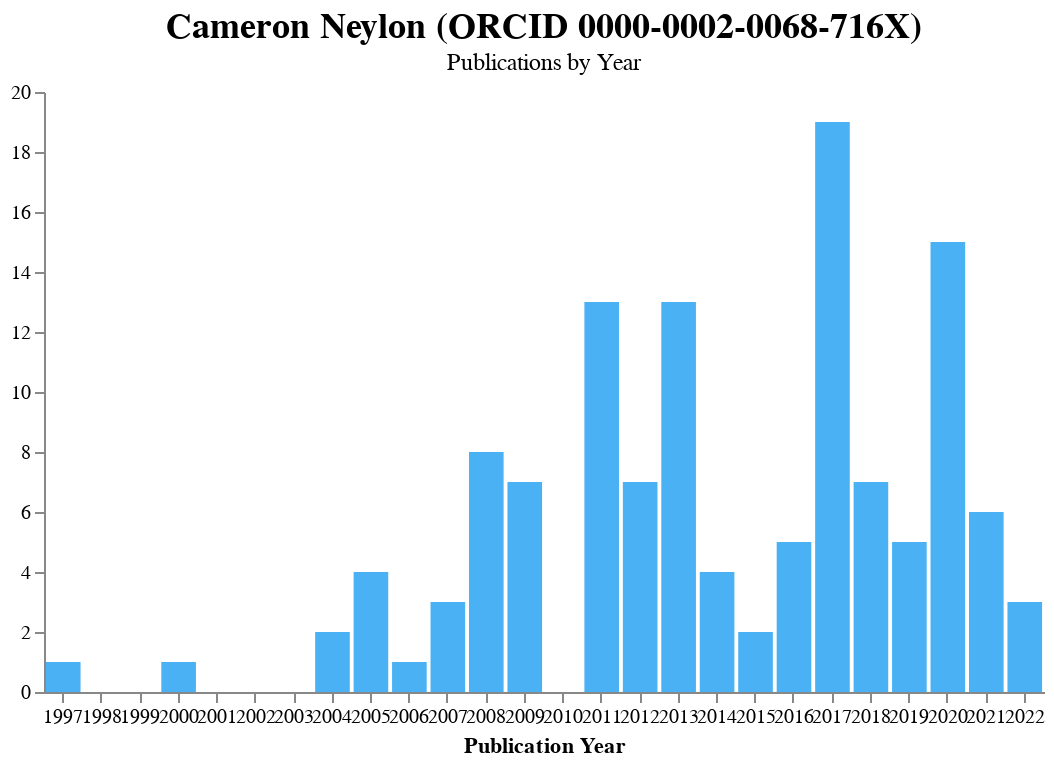

The cell this chart's notebook holds for it:
### Markdown cell above
### Publications by year

We can also get publication trend by counting the publication records each year. Below code also handling years without any publications. Using the ResearchGraph color for publications.

### Code cell
plot_title = alt.TitleParams(f'{researcher["full_name"]} (ORCID {ORCID})', subtitle=['Publications by Year'])
alt.Chart(df, title=plot_title).mark_bar(color='#49B1F4').properties(width=500).encode(
    x=alt.X("publication_year:O", axis=alt.Axis(title='Publication Year', labelAngle=0, labelSeparation=10)),
    y=alt.Y("count:Q", impute=alt.ImputeParams(value=0, keyvals={"start": int(min(df['publication_year'].tolist())), "stop": datetime.now().year }), axis=alt.Axis(title=None))
).transform_aggregate(
    count='count(publication_year)',
    groupby=["publication_year"]
).configure_title(
    fontSize=18
).configure_axis(
    grid=False
).configure_view(
    strokeWidth=0
)

### Figure 1 — Vega-Lite specification as saved in the notebook (floating-point values rounded to 4 significant figures)
{"config": {"view": {"continuousWidth": 400, "continuousHeight": 300, "strokeWidth": 0}, "axis": {"grid": false}, "title": {"fontSize": 18}}, "data": {"name": "data-bab1ad9addbd7d8b0b0ed3785f453317"}, "mark": {"type": "bar", "color": "#49B1F4"}, "encoding": {"x": {"type": "ordinal", "axis": {"labelAngle": 0, "labelSeparation": 10, "title": "Publication Year"}, "field": "publication_year"}, "y": {"type": "quantitative", "axis": {"title": null}, "field": "count", "impute": {"keyvals": {"start": 1997, "stop": 2022}, "value": 0}}}, "title": {"text": "Cameron Neylon (ORCID 0000-0002-0068-716X)", "subtitle": ["Publications by Year"]}, "transform": [{"aggregate": [{"op": "count", "field": "publication_year", "as": "count"}], "groupby": ["publication_year"]}], "width": 500, "$schema": "https://vega.github.io/schema/vega-lite/v4.8.1.json", "datasets": {"data-bab1ad9addbd7d8b0b0ed3785f453317": [{"doi": "10.54900/rhk5f9d-nj4c28m-cefpz", "publication_year": "2022", "title": "Cameron Neylon is Keeping Tabs on Open Research"}, {"doi": "10.16995/olh.4809", "publication_year": "2022", "title": "Global Diversity in Higher Education Workforces: Towards Openness"}, {"doi": "10.13003/XDVU4372", "publication_year": "2022", "title": "Better Together: Open new possibilities with Open Infrastructure (APAC time zones)"}, {"doi": "10.7717/peerj.11391", "publication_year": "2021", "title": "Mapping open knowledge institutions: an exploratory analysis of Australian universities"}, {"doi": "10.5281/zenodo.4893802", "publication_year": "2021", "title": "An Open Knowledge Base for the Netherlands: Report of a Community Workshop"}, {"doi": "10.5281/zenodo.4680985", "publication_year": "2021", "title": "A Tale of Two Societies"}, {"doi": "10.5281/zenodo.4663353", "publication_year": "2021", "title": "Reading Peer Review – What a dataset of peer review reports can teach us about changing research culture"}, {"doi": "10.1629/uksg.558", "publication_year": "2021", "title": "More readers in more places: the benefits of open access for scholarly books"}, {"doi": "10.1007/978-3-030-71305-8_36", "publication_year": "2021", "title": "Becoming Open Knowledge Institutions: Divergence, Dialogue and Diversity"}, {"doi": "10.7554/elife.57067.sa2", "publication_year": "2020", "title": "Author response: Evaluating the impact of open access policies on research institutions"}, {"doi": "10.7554/elife.57067", "publication_year": "2020", "title": "Evaluating the impact of open access policies on research institutions"}, {"doi": "10.6084/m9.figshare.13010000.v1", "publication_year": "2020", "title": "The State of Altmetrics: A tenth anniversary celebration"}, {"doi": "10.6084/m9.figshare.13010000", "publication_year": "2020", "title": "The state of altmetrics: a tenth anniversary celebration"}, {"doi": "10.5281/zenodo.5842028", "publication_year": "2020", "title": "OA eBook Usage Data Trust: Related Principle Statements and Frameworks Ideation Output"}, {"doi": "10.5281/zenodo.4040402", "publication_year": "2020", "title": "Codes and data for the analysis of open knowledge institution indicators: an Australian case study"}, {"doi": "10.5281/zenodo.3620965", "publication_year": "2020", "title": "Open Knowledge Institutions: Is there a future for the university in a networked world?"}, {"doi": "10.4000/proceedings.elpub.2020.20", "publication_year": "2020", "title": "Open access and research dissemination in Africa"}, {"doi": "10.4000/proceedings.elpub.2020.18", "publication_year": "2020", "title": "How Can We Use Social Media Data Related to OA Monographs"}, {"doi": "10.1201/9780429324383-2", "publication_year": "2020", "title": "Working with Web Data and APIs"}, {"doi": "10.1186/s41073-020-00099-8", "publication_year": "2020", "title": "MyCites: a proposal to mark and report inaccurate citations in scholarly publications"}, {"doi": "10.1162/qss_a_00052", "publication_year": "2020", "title": "A longitudinal analysis of university rankings"}, {"doi": "10.1162/qss_a_00031", "publication_year": "2020", "title": "Comparison of bibliographic data sources: Implications for the robustness of university rankings"}, {"doi": "10.1101/2020.03.19.998542", "publication_year": "2020", "title": "Evaluating institutional open access performance: Sensitivity analysis"}, {"doi": "10.1101/2020.03.19.998336", "publication_year": "2020", "title": "Evaluating institutional open access performance: Methodology, challenges and assessment"}, {"doi": "10.6084/m9.figshare.8845247.v1", "publication_year": "2019", "title": "Open Access inTentionality Score (OATS)"}, {"doi": "10.6084/m9.figshare.8312831.v1", "publication_year": "2019", "title": "Number of crossref metadata article DOIs by funder - 2018"}, {"doi": "10.5281/zenodo.2554893", "publication_year": "2019", "title": "When is the Library Open? - Do Open Knowledge Commitments Match Open Access Aspirations?"}, {"doi": "10.5281/zenodo.2551449", "publication_year": "2019", "title": "Helping learned societies explore Plan S-compliant business models - A proposal"}, {"doi": "10.1002/leap.1228", "publication_year": "2019", "title": "Do we need to move from communication technology to user community? A new economic model of the journal as a club"}, {"doi": "10.5281/zenodo.3524662", "publication_year": "2018", "title": "Supporting Research Communications: a guide"}, {"doi": "10.5281/zenodo.1465401", "publication_year": "2018", "title": "Scholarly Communications Multilingual Lexicon"}, {"doi": "10.5281/zenodo.1447222", "publication_year": "2018", "title": "Supporting Research Communications: A Guide"}, {"doi": "10.5281/zenodo.1230342", "publication_year": "2018", "title": "The Visibility Of Open Access Monographs In A European Context: Full Report"}, {"doi": "10.21428/99f89a34", "publication_year": "2018", "title": "Open Knowledge Institutions"}, {"doi": "10.1629/uksg.404", "publication_year": "2018", "title": "Social infrastructures in research communication: a personal view of the FORCE11 story"}, {"doi": "10.1002/leap.1168", "publication_year": "2018", "title": "Getting the best out of data for open access monograph presses: A case study of UCL Press"}, {"doi": "10.5334/kula.7", "publication_year": "2017", "title": "Sustaining Scholarly Infrastructures through Collective Action: The Lessons that Olson can Teach us"}, {"doi": "10.4171/news/103/9", "publication_year": "2017", "title": "Results of a Worldwide Survey of Mathematicians on Journal Reform"}, {"doi": "10.3897/rio.3.e21773", "publication_year": "2017", "title": "Building a Culture of Data Sharing: Policy Design and Implementation for Research Data Management in Development Research"}, {"doi": "10.3897/rio.3.e21705", "publication_year": "2017", "title": "Compliance Culture or Culture Change? The role of funders in improving data management and sharing practice amongst researchers"}, {"doi": "10.3897/rio.3.e21704", "publication_year": "2017", "title": "Case Study: Indigenous Knowledge and Data Sharing"}, {"doi": "10.3897/rio.3.e21703", "publication_year": "2017", "title": "Case Study: Tobacco Economics Control Project"}, {"doi": "10.3897/rio.3.e21702", "publication_year": "2017", "title": "Case Study: HarassMap"}, {"doi": "10.3897/rio.3.e21701", "publication_year": "2017", "title": "Case Study: Brazilian Virtual Herbarium"}, {"doi": "10.3897/rio.3.e21700", "publication_year": "2017", "title": "Case Study: Neglected Health Issues in Niger"}, {"doi": "10.3897/rio.3.e21699", "publication_year": "2017", "title": "Case Study: Strengthening the Economic Committee of the National Assembly in Vietnam"}, {"doi": "10.3897/rio.3.e21698", "publication_year": "2017", "title": "Case Study: Derechos Digitales"}, {"doi": "10.3897/rio.3.e14672", "publication_year": "2017", "title": "Data Management Plan: IDRC Data Sharing Pilot Project"}, {"doi": "10.3233/isu-170824", "publication_year": "2017", "title": "Cloudy, increasingly FAIR; revisiting the FAIR Data guiding principles for the European Open Science Cloud"}, {"doi": "10.12688/f1000research.12037.1", "publication_year": "2017", "title": "A multi-disciplinary perspective on emergent and future innovations in peer review"}, {"doi": "10.12688/f1000research.11408.1", "publication_year": "2017", "title": "On the origin of nonequivalent states: How we can talk about preprints"}, {"doi": "10.1101/116756", "publication_year": "2017", "title": "Sustaining Scholarly Infrastructures through Collective Action: The lessons that Olson can teach us"}, {"doi": "10.1080/08109028.2017.1386949", "publication_year": "2017", "title": "A journal is a club: a new economic model for scholarly publishing"}, {"doi": "10.1057/palcomms.2017.10", "publication_year": "2017", "title": "Erratum: “Excellence R Us”: university research and the fetishisation of excellence"}, {"doi": "10.1057/palcomms.2016.105", "publication_year": "2017", "title": "“Excellence R Us”: university research and the fetishisation of excellence"}, {"doi": "10.6084/m9.figshare.4042530.v2", "publication_year": "2016", "title": "WikiCite 2016 Report"}, {"doi": "10.6084/m9.figshare.3413821", "publication_year": "2016", "title": "Excellence R Us: University Research and the Fetishisation of Excellence"}, {"doi": "10.3897/rio.2.e8880", "publication_year": "2016", "title": "Exploring the opportunities and challenges of implementing open research strategies within development institutions"}, {"doi": "10.1101/092817", "publication_year": "2016", "title": "On the origin of nonequivalent states: how we can talk about preprints"}, {"doi": "10.1098/rsnr.2016.0032", "publication_year": "2016", "title": "Communities need journals"}, {"doi": "10.5281/zenodo.16271", "publication_year": "2015", "title": "Dissecting The Oa Citation Advantage: Bayesian Approaches Will Be Superior To Randomised Control Trials"}, {"doi": "10.14361/9783839432457-030", "publication_year": "2015", "title": "Vorreiter des freien Wissens: Public Library of Science"}, {"doi": "10.6084/m9.figshare.964812.v3", "publication_year": "2014", "title": "Wellcome Trust Article Processing Charges by Article 2012/13"}, {"doi": "10.6084/m9.figshare.964812.v1", "publication_year": "2014", "title": "Article Processing Charges"}, {"doi": "10.4033/iee.2014.7.7.f", "publication_year": "2014", "title": "The four pillars of scholarly publishing: The future and a foundation"}, {"doi": "10.3789/isqv26no2.2014.07", "publication_year": "2014", "title": "Standardized Metadata Elements to Identify Access and License Information"}, {"doi": "10.6084/m9.figshare.660301.v1", "publication_year": "2013", "title": "Journals Publishing MRC (UK) funded output"}, {"doi": "10.6084/m9.figshare.660298.v1", "publication_year": "2013", "title": "Contribution of PLOS Journals to MRC (UK) output"}, {"doi": "10.6084/m9.figshare.650799.v1", "publication_year": "2013", "title": "Growth of Open Access - Major Publishers"}, {"doi": "10.6084/m9.figshare.650794.v1", "publication_year": "2013", "title": "Scale of OA Publishing"}, {"doi": "10.6084/m9.figshare.650793.v1", "publication_year": "2013", "title": "Publication volumes for major OA publishers"}, {"doi": "10.6084/m9.figshare.644431.v1", "publication_year": "2013", "title": "Journals publishing Wellcome Trust Funded Outputs"}, {"doi": "10.6084/m9.figshare.644430.v1", "publication_year": "2013", "title": "PLOS Contributions to Wellcome Trust Funded Output"}, {"doi": "10.17863/cam.44022", "publication_year": "2013", "title": "The lipidome and proteome of oil bodies from Helianthus annuus (common sunflower)."}, {"doi": "10.1371/journal.pone.0067460", "publication_year": "2013", "title": "LabTrove: A Lightweight, Web Based, Laboratory “Blog” as a Route towards a Marked Up Record of Work in a Bioscience Research Laboratory"}, {"doi": "10.1371/journal.pbio.1001691", "publication_year": "2013", "title": "Architecting the Future of Research Communication: Building the Models and Analytics for an Open Access Future"}, {"doi": "10.1371/journal.pbio.1001677", "publication_year": "2013", "title": "Expert Failure: Re-evaluating Research Assessment"}, {"doi": "10.1021/jf401336a", "publication_year": "2013", "title": "Selected Wheat Seed Defense Proteins Exhibit Competitive Binding to Model Microbial Lipid Interfaces"}, {"doi": "10.1007/s12154-012-0090-1", "publication_year": "2013", "title": "The lipidome and proteome of oil bodies from Helianthus annuus (common sunflower)"}, {"doi": "10.1371/journal.pbio.1001417", "publication_year": "2012", "title": "More Than Just Access: Delivering on a Network-Enabled Literature"}, {"doi": "10.1186/1751-0473-7-2", "publication_year": "2012", "title": "Changing computational research. The challenges ahead"}, {"doi": "10.1109/escience.2012.6404478", "publication_year": "2012", "title": "Collaborative information management in scientific research processes"}, {"doi": "10.1080/00438243.2012.737581", "publication_year": "2012", "title": "A vision for Open Archaeology"}, {"doi": "10.1039/c2cp42029e", "publication_year": "2012", "title": "The role of protein hydrophobicity in thionin–phospholipid interactions: a comparison of α1 and α2-purothionin adsorbed anionic phospholipid monolayers"}, {"doi": "10.1038/492348a", "publication_year": "2012", "title": "Open access must enable open use"}, {"doi": "10.1007/978-1-62703-275-9_7", "publication_year": "2012", "title": "Examining Protein–Lipid Complexes Using Neutron Scattering"}, {"doi": "10.1629/2421", "publication_year": "2011", "title": "It's not filter failure, it's a discovery deficit"}, {"doi": "10.1186/1758-2946-3-35", "publication_year": "2011", "title": "Three stories about the conduct of science: Past, future, and present"}, {"doi": "10.1186/1756-0500-4-138", "publication_year": "2011", "title": "Applying neutral drift to the directed molecular evolution of a β-glucuronidase into a β-galactosidase: Two different evolutionary pathways lead to the same variant"}, {"doi": "10.1080/10448632.2011.569278", "publication_year": "2011", "title": "Advances in Neutron Reflectometry at ISIS"}, {"doi": "10.1039/c1sm05603d", "publication_year": "2011", "title": "Thermal motion in the multi-subunit protein, apoferritin, as probed by high energy resolution neutron spectroscopy"}, {"doi": "10.1039/c1ob90070f", "publication_year": "2011", "title": "Additions and corrections published in 2011"}, {"doi": "10.1039/c1cp21799b", "publication_year": "2011", "title": "Lipid binding interactions of antimicrobial plant seed defence proteins: puroindoline-a and β-purothionin"}, {"doi": "10.1039/c0ob00535e", "publication_year": "2011", "title": "Introducing structural flexibility into porphyrin–DNA zipper arrays"}, {"doi": "10.1039/c0cp02247k", "publication_year": "2011", "title": "Puroindoline-a, a lipid binding protein from common wheat, spontaneously forms prolate protein micelles in solution"}, {"doi": "10.1021/ac102762q", "publication_year": "2011", "title": "Kinetics and Thermodynamics of Biotinylated Oligonucleotide Probe Binding to Particle-Immobilized Avidin and Implications for Multiplexing Applications"}, {"doi": "10.1016/s0262-4079(11)62148-9", "publication_year": "2011", "title": "Time for total openness"}, {"doi": "10.1002/9781118026038.ch28", "publication_year": "2011", "title": "Current and Future Challenges for Collaborative Computational Technologies for the Life Sciences"}, {"doi": "10.1002/9781118026038.ch25", "publication_year": "2011", "title": "Collaboration Using Open Notebook Science in Academia"}, {"doi": "10.1371/journal.pbio.1000242", "publication_year": "2009", "title": "Article-Level Metrics and the Evolution of Scientific Impact"}, {"doi": "10.1186/1759-4499-1-3", "publication_year": "2009", "title": "Head in the clouds: Re-imagining the experimental laboratory record for the web-based networked world"}, {"doi": "10.1109/e-science.2009.32", "publication_year": "2009", "title": "A Protocol for Exchanging Scientific Citations"}, {"doi": "10.1038/nphys1371", "publication_year": "2009", "title": "Probing the microscopic flexibility of DNA from melting temperatures"}, {"doi": "10.1038/461881a", "publication_year": "2009", "title": "Stitching science together"}, {"doi": "10.1038/459641b", "publication_year": "2009", "title": "Funding ban could break careers at the toss of a coin"}, {"doi": "10.1016/s1369-7021(09)70234-2", "publication_year": "2009", "title": "Characterizing biomaterial complexity"}, {"doi": "10.1371/journal.pone.0002500", "publication_year": "2008", "title": "Optimal Probe Length Varies for Targets with High Sequence Variation: Implications for Probe Library Design for Resequencing Highly Variable Genes"}, {"doi": "10.1142/9789812836939_0051", "publication_year": "2008", "title": "OPEN SCIENCE: TOOLS, APPROACHES, AND IMPLICATIONS"}, {"doi": "10.1088/0953-8984/21/3/034106", "publication_year": "2008", "title": "Thermal equivalence of DNA duplexes for probe design"}, {"doi": "10.1021/jp801779x", "publication_year": "2008", "title": "Anharmonic Behavior in the Multisubunit Protein Apoferritin as Revealed by Quasi-Elastic Neutron Scattering"}, {"doi": "10.1021/ac7018574", "publication_year": "2008", "title": "Diffractive Micro Bar Codes for Encoding of Biomolecules in Multiplexed Assays"}, {"doi": "10.1016/j.chemphys.2008.04.007", "publication_year": "2008", "title": "Erratum to “New sources and instrumentation for neutrons in biology” [Chem. Phys. 345 (2008) 133–151]"}, {"doi": "10.1016/j.chemphys.2008.02.030", "publication_year": "2008", "title": "New sources and instrumentation for neutrons in biology"}, {"doi": "10.1007/s00249-008-0259-2", "publication_year": "2008", "title": "Small angle neutron and X-ray scattering in structural biology: recent examples from the literature"}, {"doi": "10.1371/journal.pone.0001164", "publication_year": "2007", "title": "Covalent Attachment of Proteins to Solid Supports and Surfaces via Sortase-Mediated Ligation"}, {"doi": "10.1038/npre.2007.1370", "publication_year": "2007", "title": "The Open Practises E-Science Network (OPEN)"}, {"doi": "10.1021/cc060079p", "publication_year": "2007", "title": "Multistep Synthesis on SU-8:  Combining Microfabrication and Solid-Phase Chemistry on a Single Material"}, {"doi": "10.1016/j.cell.2006.04.040", "publication_year": "2006", "title": "A Molecular Mousetrap Determines Polarity of Termination of DNA Replication in E. coli"}, {"doi": "10.1128/mmbr.69.3.501-526.2005", "publication_year": "2005", "title": "Replication Termination in\n            <i>Escherichia coli</i>\n            : Structure and Antihelicase Activity of the Tus-\n            <i>Ter</i>\n            Complex"}, {"doi": "10.1093/nar/gni170", "publication_year": "2005", "title": "An analysis of the feasibility of short read sequencing"}, {"doi": "10.1063/1.2054486", "publication_year": "2005", "title": "A simple setup for the study of microvolume frozen samples using Raman spectroscopy"}, {"doi": "10.1038/nphys189", "publication_year": "2005", "title": "Thermal equivalence of DNA duplexes without calculation of melting temperature"}, {"doi": "10.1093/nar/gkh315", "publication_year": "2004", "title": "Chemical and biochemical strategies for the randomization of protein encoding DNA sequences: library construction methods for directed evolution"}, {"doi": "10.1021/bc0341728", "publication_year": "2004", "title": "Optimized Conjugation of a Fluorescent Label to Proteins via Intein-Mediated Activation and Ligation"}, {"doi": "10.1021/bi001174w", "publication_year": "2000", "title": "Interaction of the <i>Escherichia coli</i> Replication Terminator Protein (Tus) with DNA:  A Model Derived from DNA-Binding Studies of Mutant Proteins by Surface Plasmon Resonance"}, {"doi": "10.1111/j.1432-1033.1997.00161.x", "publication_year": "1997", "title": "Fuel Choices by Human Platelets in Human Plasma"}]}}
